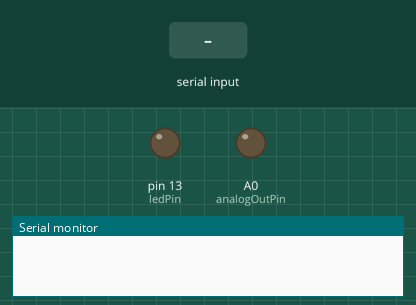
The sketch below on a simulated Arduino Uno, built with avr-gcc and run on an emulated ATmega328P. Shown: output pins drawn as LEDs (lit = HIGH), the last lines printed to the serial monitor. The test bench sets the inputs (shaded band).

Above: at 1.2 s.
1.3 s: byte 30 received over Serial
At 2.0 s:
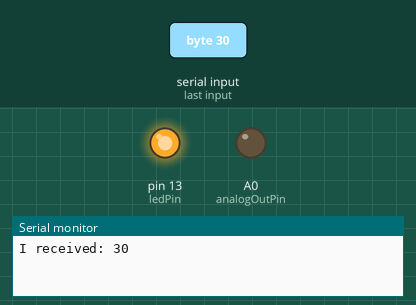
2.9 s: byte 90 received over Serial
At 4.4 s:
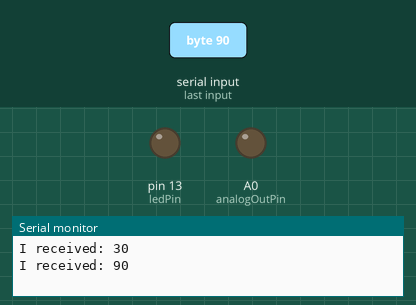
Timing chart, 0 to 5.9 s (numbered marks = the images above; inputs shaded):
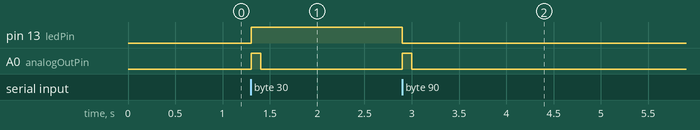

Measured:
- after the input at 1.3 s, pin 13 (ledPin): LOW → HIGH at once; A0 (analogOutPin): LOW → HIGH at once, → LOW 0.10 s later
- after the input at 2.9 s, pin 13 (ledPin): HIGH → LOW at once; A0 (analogOutPin): LOW → HIGH at once, → LOW 0.10 s later

The sketch:

LabChartComm.ino
```cpp
/*
Code to update LabChart when a stimulus plays
*/

// constants won't change. Used here to set a pin number:
const int ledPin =  LED_BUILTIN;// the number of the LED pin
const int analogOutPin = A0;

// Variables will change:
int ledState = LOW;             // ledState used to set the LED
int outputValue = 0;        // value output to the PWM (analog out)
int incomingByte = 0;

// Generally, you should use "unsigned long" for variables that hold time
// The value will quickly become too large for an int to store
unsigned long previousMillis = 0;        // will store last time LED was updated

// constants won't change:
const long pulse_length = 100;           // pulse length (milliseconds)

void setup() {
  // set the digital pin as output:
  Serial.begin(9600);
  pinMode(ledPin, OUTPUT);
  analogWrite(analogOutPin, outputValue);
}

void loop() {
  // here is where you'd put code that needs to be running all the time.

  if (Serial.available() > 0) {
      // read the incoming byte:
      incomingByte = Serial.read();

    // if the LED is off turn it on and vice-versa:
    if (ledState == LOW) {
      ledState = HIGH;
    } else {
      ledState = LOW;
    }
      // say what you got:
      Serial.print("I received: ");
      Serial.println(incomingByte, DEC);
      digitalWrite(ledPin, ledState);
      digitalWrite(analogOutPin,1);

      delay(pulse_length);
      analogWrite(analogOutPin, outputValue);
      Serial.flush();
  }
}
```
